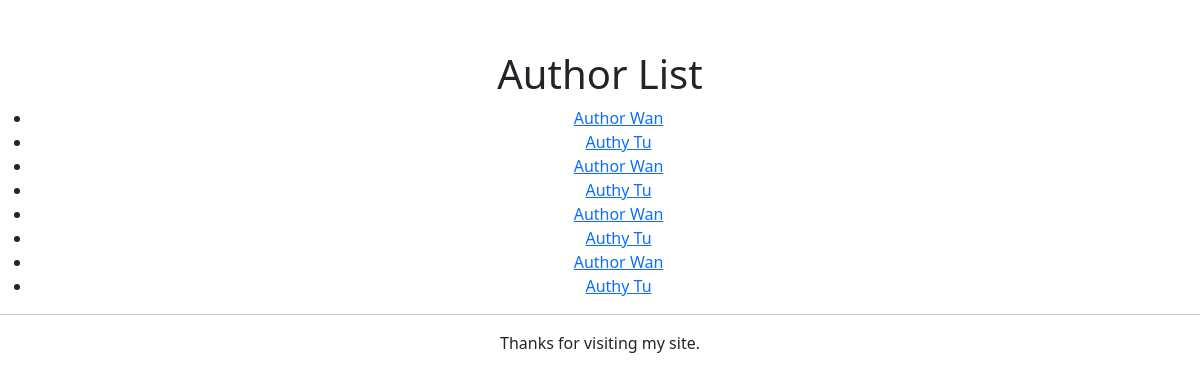
The app's page /author/ (signed in), older data.
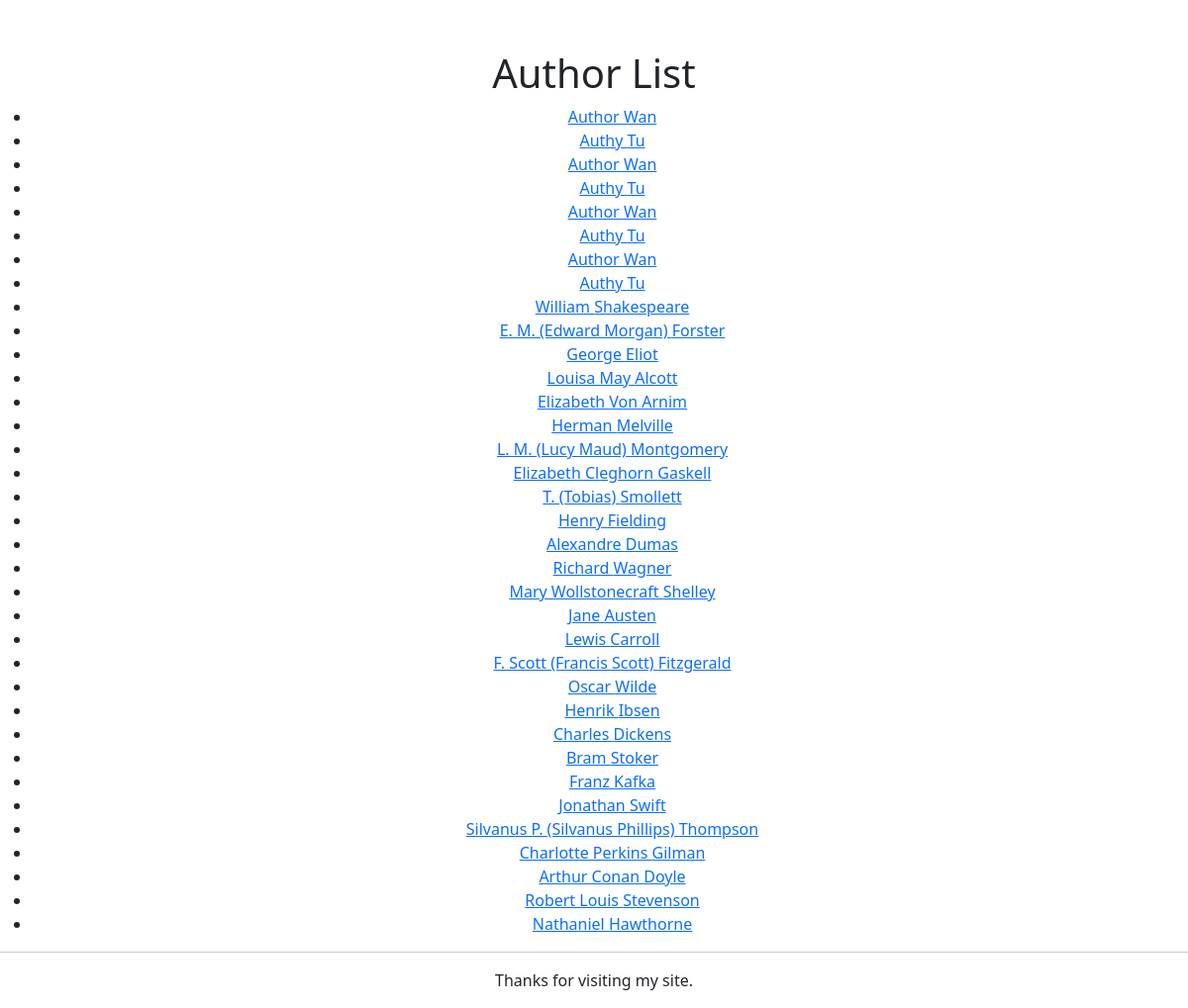
The same page, newer data.
### exercises/models.py (models this page shows, shortened)
class Author(models.Model):
    user = models.OneToOneField(
        User, on_delete=models.CASCADE, related_name="author", null=True
    )
    first_name = models.CharField(max_length=30, null=True)
    last_name = models.CharField(max_length=40, null=True)
    email = models.EmailField(verbose_name="e-mail", null=True)

### exercises/views.py (the view)
# urls.py: path("author/", author_list, name='authors'),
@login_required
def author_list(request):
    authors = Author.objects.all()
    return render(
        request,
        "author_list.html",
        {"author_list": authors}
    )

### templates/author_list.html (shortened to what this page needs)
{% extends "base.html" %}
{% block header %}
<h1>Author List</h1>
{% endblock %}
{% block content %}
<ul>
{% for author in author_list %}
    <li><a href= "{% url 'author-information' author.pk %}">{{author.first_name}} {{author.last_name}}</a></li>
{% empty %}
    <li>No authors</li>
{% endfor %}
</ul>
{% endblock %}

### templates/base.html (shortened to what this page needs)
<!DOCTYPE html>
<html lang="en">
<head>
    <link href="https://cdn.jsdelivr.net/npm/bootstrap@5.0.2/dist/css/bootstrap.min.css" rel="stylesheet">
</head>
<body>
    <div id="maindiv">
    {% block header %}{% endblock %}
    {% block content %}{% endblock %}
    {% block footer %}
    <hr>
    <p>Thanks for visiting my site.</p>
    {% endblock %}
    </div>
</body>
</html>

### templates/base.html (style rules this page uses)
h1 { text-align: center; }
p { text-align: center; }
div { text-align: center; }
#maindiv { margin-top: 50px; }
a { margin-left:5px; }

Row changes from the older to the newer data that the page shows:
added Author: first_name "William", last_name "Shakespeare"
added Author: first_name "E. M. (Edward Morgan)", last_name "Forster"
added Author: first_name "George", last_name "Eliot"
added Author: first_name "Louisa May", last_name "Alcott"
added Author: first_name "Elizabeth", last_name "Von Arnim"
added Author: first_name "Herman", last_name "Melville"
added Author: first_name "L. M. (Lucy Maud)", last_name "Montgomery"
added Author: first_name "Elizabeth Cleghorn", last_name "Gaskell"
added Author: first_name "T. (Tobias)", last_name "Smollett"
added Author: first_name "Henry", last_name "Fielding"
added Author: first_name "Alexandre", last_name "Dumas"
added Author: first_name "Richard", last_name "Wagner"
added Author: first_name "Mary Wollstonecraft", last_name "Shelley"
added Author: first_name "Jane", last_name "Austen"
added Author: first_name "Lewis", last_name "Carroll"
added Author: first_name "F. Scott (Francis Scott)", last_name "Fitzgerald"
added Author: first_name "Oscar", last_name "Wilde"
added Author: first_name "Henrik", last_name "Ibsen"
added Author: first_name "Charles", last_name "Dickens"
added Author: first_name "Bram", last_name "Stoker"
added Author: first_name "Franz", last_name "Kafka"
added Author: first_name "Jonathan", last_name "Swift"
added Author: first_name "Silvanus P. (Silvanus Phillips)", last_name "Thompson"
added Author: first_name "Charlotte Perkins", last_name "Gilman"
added Author: first_name "Arthur Conan", last_name "Doyle"
added Author: first_name "Robert Louis", last_name "Stevenson"
added Author: first_name "Nathaniel", last_name "Hawthorne"
